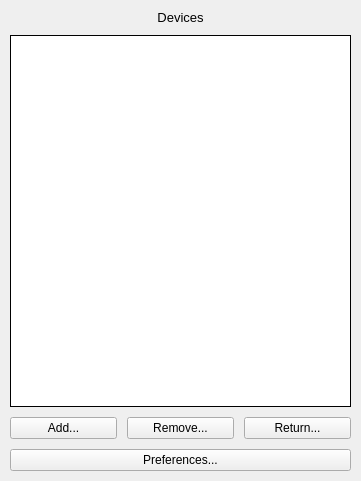
  <widget class="QWidget" name="verticalLayoutWidget">
   <property name="geometry">
    <rect>
     <x>0</x>
     <y>0</y>
     <width>361</width>
     <height>481</height>
    </rect>
   </property>
   <layout class="QVBoxLayout" name="structure_group" stretch="0,0,0,0">
    <property name="spacing">
     <number>10</number>
    </property>
    <property name="leftMargin">
     <number>10</number>
    </property>
    <property name="topMargin">
     <number>10</number>
    </property>
    <property name="rightMargin">
     <number>10</number>
    </property>
    <property name="bottomMargin">
     <number>10</number>
    </property>
    <item>
     <widget class="QLabel" name="structure_label">
      <property name="font">
       <font>
        <family>Tahoma</family>
        <pointsize>10</pointsize>
       </font>
      </property>
      <property name="text">
       <string>Devices</string>
      </property>
      <property name="alignment">
       <set>Qt::AlignCenter</set>
      </property>
     </widget>
    </item>
    <item>
     <widget class="QListWidget" name="structure_editor">
      <property name="font">
       <font>
        <family>Tahoma</family>
        <pointsize>9</pointsize>
       </font>
      </property>
      <property name="focusPolicy">
       <enum>Qt::StrongFocus</enum>
      </property>
      <property name="contextMenuPolicy">
       <enum>Qt::NoContextMenu</enum>
      </property>
      <property name="acceptDrops">
       <bool>true</bool>
      </property>
      <property name="frameShape">
       <enum>QFrame::Box</enum>
      </property>
      <property name="frameShadow">
       <enum>QFrame::Plain</enum>
      </property>
      <property name="horizontalScrollBarPolicy">
       <enum>Qt::ScrollBarAlwaysOff</enum>
      </property>
      <property name="dragEnabled">
       <bool>true</bool>
      </property>
      <property name="dragDropMode">
       <enum>QAbstractItemView::InternalMove</enum>
      </property>
      <property name="defaultDropAction">
       <enum>Qt::IgnoreAction</enum>
      </property>
      <property name="selectionMode">
       <enum>QAbstractItemView::NoSelection</enum>
      </property>
      <property name="movement">
       <enum>QListView::Snap</enum>
      </property>
      <property name="isWrapping" stdset="0">
       <bool>false</bool>
      </property>
      <property name="spacing">
       <number>1</number>
      </property>
      <property name="wordWrap">
       <bool>true</bool>
      </property>
     </widget>
    </item>
    <item>
     <layout class="QHBoxLayout" name="interaction_buttons">
      <property name="spacing">
       <number>10</number>
      </property>
      <item>
       <widget class="QPushButton" name="add_button">
        <property name="font">
         <font>
          <family>Tahoma</family>
          <pointsize>9</pointsize>
         </font>
        </property>
        <property name="cursor">
         <cursorShape>PointingHandCursor</cursorShape>
        </property>
        <property name="text">
         <string>Add...</string>
        </property>
       </widget>
      </item>
      <item>
       <widget class="QPushButton" name="remove_button">
        <property name="font">
         <font>
          <family>Tahoma</family>
          <pointsize>9</pointsize>
         </font>
        </property>
        <property name="cursor">
         <cursorShape>PointingHandCursor</cursorShape>
        </property>
        <property name="text">
         <string>Remove...</string>
        </property>
       </widget>
      </item>
      <item>
       <widget class="QPushButton" name="return_button">
        <property name="font">
         <font>
          <family>Tahoma</family>
          <pointsize>9</pointsize>
         </font>
        </property>
        <property name="cursor">
         <cursorShape>PointingHandCursor</cursorShape>
        </property>
        <property name="text">
         <string>Return...</string>
        </property>
       </widget>
      </item>
     </layout>
    </item>
    <item>
     <widget class="QPushButton" name="preferences_button">
      <property name="font">
       <font>
        <family>Tahoma</family>
        <pointsize>9</pointsize>
       </font>
      </property>
      <property name="cursor">
       <cursorShape>PointingHandCursor</cursorShape>
      </property>
      <property name="text">
       <string>Preferences...</string>
      </property>
     </widget>
    </item>
   </layout>
  </widget>
